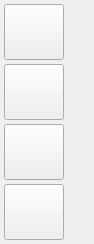
<?xml version="1.0" encoding="UTF-8"?>
<ui version="4.0">
 <class>Form</class>
 <widget class="QWidget" name="Form">
  <property name="geometry">
   <rect>
    <x>0</x>
    <y>0</y>
    <width>94</width>
    <height>244</height>
   </rect>
  </property>
  <property name="windowTitle">
   <string>Form</string>
  </property>
  <layout class="QVBoxLayout" name="verticalLayout">
   <property name="spacing">
    <number>4</number>
   </property>
   <property name="leftMargin">
    <number>4</number>
   </property>
   <property name="topMargin">
    <number>4</number>
   </property>
   <property name="rightMargin">
    <number>4</number>
   </property>
   <property name="bottomMargin">
    <number>4</number>
   </property>
   <item>
    <widget class="QPushButton" name="pB_modif_2">
     <property name="maximumSize">
      <size>
       <width>60</width>
       <height>60</height>
      </size>
     </property>
     <property name="toolTip">
      <string>Modifier</string>
     </property>
     <property name="text">
      <string/>
     </property>
     <property name="icon">
      <iconset>
       <normaloff>images/icon_edit.png</normaloff>images/icon_edit.png</iconset>
     </property>
     <property name="iconSize">
      <size>
       <width>50</width>
       <height>50</height>
      </size>
     </property>
     <property name="checkable">
      <bool>true</bool>
     </property>
    </widget>
   </item>
   <item>
    <widget class="QPushButton" name="pB_send_2">
     <property name="maximumSize">
      <size>
       <width>60</width>
       <height>60</height>
      </size>
     </property>
     <property name="toolTip">
      <string>Envoyer</string>
     </property>
     <property name="text">
      <string/>
     </property>
     <property name="icon">
      <iconset>
       <normaloff>images/icon_send.png</normaloff>images/icon_send.png</iconset>
     </property>
     <property name="iconSize">
      <size>
       <width>50</width>
       <height>50</height>
      </size>
     </property>
    </widget>
   </item>
   <item>
    <widget class="QPushButton" name="pB_print_2">
     <property name="maximumSize">
      <size>
       <width>60</width>
       <height>60</height>
      </size>
     </property>
     <property name="toolTip">
      <string>Imprimer</string>
     </property>
     <property name="text">
      <string/>
     </property>
     <property name="icon">
      <iconset>
       <normaloff>images/icon_print.png</normaloff>images/icon_print.png</iconset>
     </property>
     <property name="iconSize">
      <size>
       <width>50</width>
       <height>50</height>
      </size>
     </property>
    </widget>
   </item>
   <item>
    <widget class="QPushButton" name="pB_delete">
     <property name="maximumSize">
      <size>
       <width>60</width>
       <height>60</height>
      </size>
     </property>
     <property name="toolTip">
      <string>Supprimer</string>
     </property>
     <property name="text">
      <string/>
     </property>
     <property name="icon">
      <iconset>
       <normaloff>images/icon_bin.png</normaloff>images/icon_bin.png</iconset>
     </property>
     <property name="iconSize">
      <size>
       <width>50</width>
       <height>50</height>
      </size>
     </property>
    </widget>
   </item>
  </layout>
 </widget>
 <resources/>
 <connections/>
</ui>
